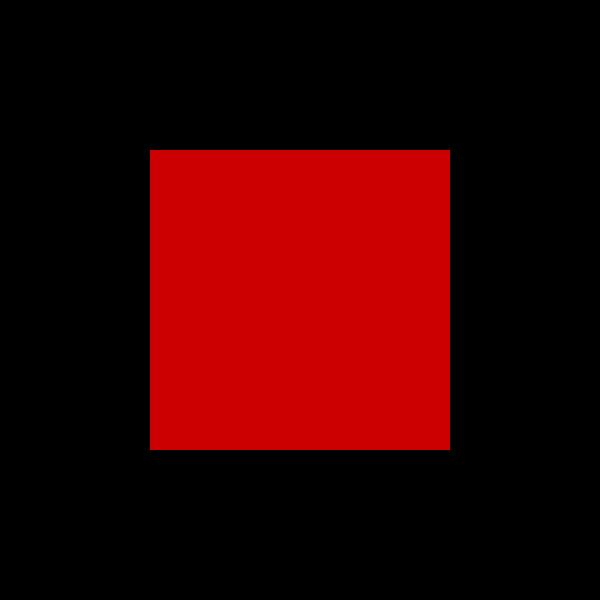
Frame 1 (no input)
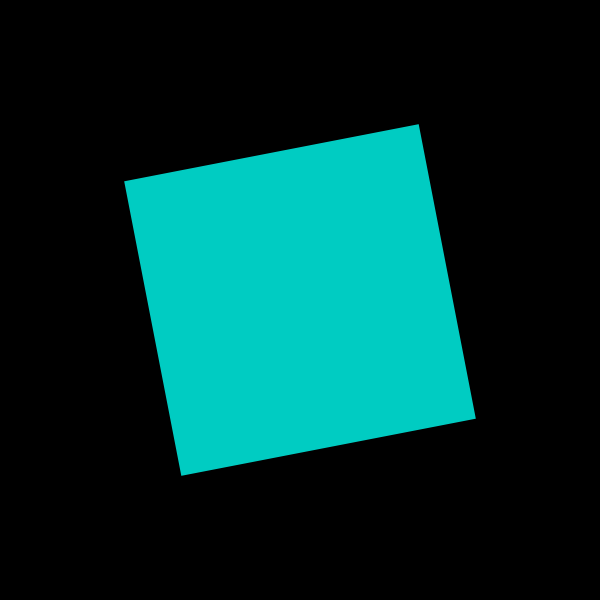
Frame 60 (the mouse pressed at the canvas centre just before this capture)
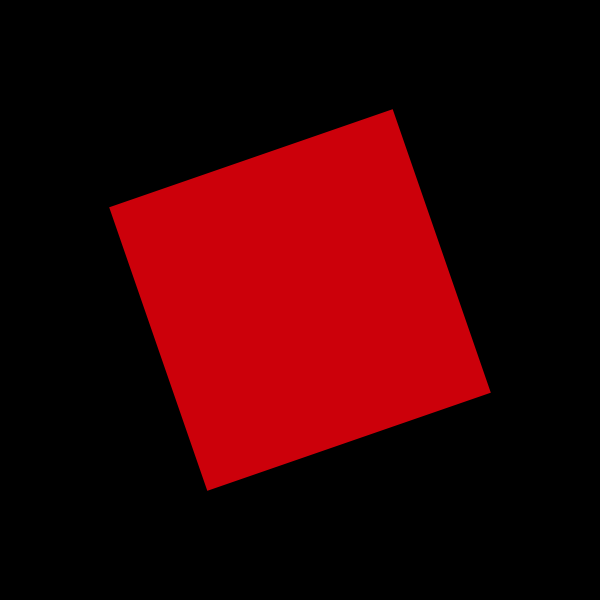
Frame 120 (the mouse held since frame 60 and released just before this capture)

The Processing sketch that drew these frames (run headless with seeded random() and noise(); from frame 60 on, the mouse is pressed at the canvas centre):

// Processing sketch: sketch_08_001
// ── sketch_08_001.pde
float angle = 0.0;
int col = 0;

void setup() {
  size(600, 600);
  frameRate(60);
  noStroke();
  rectMode(CENTER);
  colorMode(HSB, 360, 100, 100, 100);
}

void draw() {
  background(0);
  fill(col%360, 100, 100, 80); 
  translate(width/2, height/2);
  rotate(angle);
  rect(0, 0, width/2, height/2);
  angle += 0.05;
  col += 3;
}
